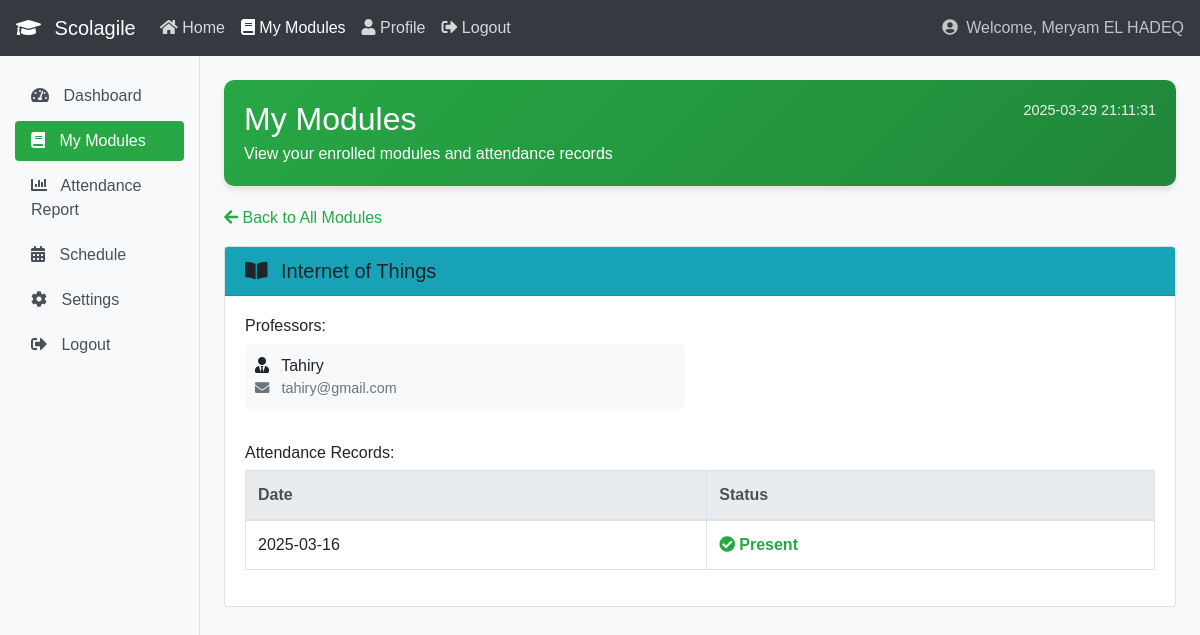
Screenshot of /student_modules.php?module_id=1 (signed in) with the database file from the repository.
### tables this page shows
CREATE TABLE `modules` (
  `id` int(11) NOT NULL AUTO_INCREMENT,
  `name` varchar(100) NOT NULL,
  `semester` varchar(10) DEFAULT NULL,
  `code` varchar(50) DEFAULT NULL,
  `description` text DEFAULT NULL,
  PRIMARY KEY (`id`)
);

CREATE TABLE `users` (
  `id` int(11) NOT NULL AUTO_INCREMENT,
  `name` varchar(100) NOT NULL,
  `rfid_tag` varchar(50) NOT NULL,
  `role` enum('student','professor','admin') NOT NULL,
  `email` varchar(100) NOT NULL,
  `password` varchar(255) NOT NULL,
  `last_login` datetime DEFAULT NULL,
  `field` varchar(100) DEFAULT NULL,
  `active` tinyint(1) NOT NULL DEFAULT 1,
  `created_at` timestamp NOT NULL DEFAULT current_timestamp(),
  PRIMARY KEY (`id`),
  UNIQUE KEY `rfid_tag` (`rfid_tag`),
  UNIQUE KEY `email` (`email`)
);

### student_modules.php (the view, shortened to what this page needs)
<?php
require_once "config.php";
$student_id = $_SESSION["id"];
$student_name = $_SESSION["name"];
$module_detail = null;
$attendance_records = [];
$module_professors = [];
if (isset($_GET['module_id']) && is_numeric($_GET['module_id'])) {
    $selected_module_id = $_GET['module_id'];
    $sql_module = "SELECT m.id, m.name FROM modules m
                   JOIN student_module sm ON m.id = sm.module_id
                   WHERE m.id = ? AND sm.student_id = ?";
    if ($stmt = $link->prepare($sql_module)) {
        $stmt->bind_param("ii", $selected_module_id, $student_id);
        if ($stmt->execute()) {
            $result = $stmt->get_result();
            $module_detail = $result->fetch_assoc();
        }
    }
    $sql_attendance = "SELECT DATE(ts.scan_time) as date,
                      CASE WHEN a.id IS NULL THEN 'absent' ELSE a.status END as status
                      FROM teacher_scans ts
                      LEFT JOIN attendance a ON ts.id = a.teacher_scan_id AND a.student_id = ?
                      WHERE ts.module_id = ?
                      GROUP BY DATE(ts.scan_time)
                      ORDER BY ts.scan_time DESC";
    if ($stmt = $link->prepare($sql_attendance)) {
        $stmt->bind_param("ii", $student_id, $selected_module_id);
        if ($stmt->execute()) {
            $result = $stmt->get_result();
            $attendance_records = $result->fetch_all(MYSQLI_ASSOC);
        }
    }
    $sql_professors = "SELECT u.name AS professor_name, u.email
                      FROM professor_module pm
                      JOIN users u ON pm.professor_id = u.id
                      WHERE pm.module_id = ?";
    if ($stmt = $link->prepare($sql_professors)) {
        $stmt->bind_param("i", $selected_module_id);
        if ($stmt->execute()) {
            $result = $stmt->get_result();
            $module_professors = $result->fetch_all(MYSQLI_ASSOC);
        }
    }
}
$currentDateTime = date('Y-m-d H:i:s');
?>
<!DOCTYPE html>
<html lang="en">
<head>
    <link href="https://maxcdn.bootstrapcdn.com/bootstrap/4.5.2/css/bootstrap.min.css" rel="stylesheet">
    <link href="https://cdnjs.cloudflare.com/ajax/libs/font-awesome/5.15.3/css/all.min.css" rel="stylesheet">
</head>
<body>
    <nav class="navbar navbar-expand-lg navbar-dark bg-dark">
        <a class="navbar-brand" href="#">
            <i class="fas fa-graduation-cap mr-2"></i>
            Scolagile
        </a>
        <div class="collapse navbar-collapse" id="navbarNav">
            <ul class="navbar-nav">
                <li class="nav-item">
                    <a class="nav-link" href="student_dashboard.php">
                        <i class="fas fa-home"></i> Home
                    </a>
                </li>
                <li class="nav-item active">
                    <a class="nav-link" href="#">
                        <i class="fas fa-book"></i> My Modules
                    </a>
                </li>
                <li class="nav-item">
                    <a class="nav-link" href="student_profile.php">
                        <i class="fas fa-user"></i> Profile
                    </a>
                </li>
                <li class="nav-item">
                    <a class="nav-link" href="logout.php">
                        <i class="fas fa-sign-out-alt"></i> Logout
                    </a>
                </li>
            </ul>
            <span class="navbar-text ml-auto">
                <i class="fas fa-user-circle mr-1"></i> Welcome, <?php echo htmlspecialchars($student_name); ?>
            </span>
        </div>
    </nav>
    <div class="container-fluid">
        <div class="row">
            <nav id="sidebar" class="col-md-2 d-none d-md-block sidebar">
                <div class="sidebar-sticky">
                    <ul class="nav flex-column">
                        <li class="nav-item">
                            <a class="nav-link" href="student_dashboard.php">
                                <i class="fas fa-tachometer-alt"></i>
                                Dashboard
                            </a>
                        </li>
                        <li class="nav-item">
                            <a class="nav-link active" href="#">
                                <i class="fas fa-book"></i>
                                My Modules
                            </a>
                        </li>
                        <li class="nav-item">
                            <a class="nav-link" href="student_attendance_report.php">
                                <i class="fas fa-chart-bar"></i>
                                Attendance Report
                            </a>
                        </li>
                        <li class="nav-item">
                            <a class="nav-link" href="student_schedule.php">
                                <i class="fas fa-calendar-alt"></i>
                                Schedule
                            </a>
                        </li>
                        <li class="nav-item">
                            <a class="nav-link" href="student_settings.php">
                                <i class="fas fa-cog"></i>
                                Settings
                            </a>
                        </li>
                        <li class="nav-item">
                            <a class="nav-link" href="logout.php">
                                <i class="fas fa-sign-out-alt"></i>
                                Logout
                            </a>
                        </li>
                    </ul>
                </div>
            </nav>
            <main role="main" class="col-md-10 ml-sm-auto col-lg-10 px-4 mt-4">
                <div class="welcome-banner">
                    <div class="row">
                        <div class="col-md-8">
                            <h1 class="h2 mb-1">My Modules</h1>
                            <p class="mb-0">View your enrolled modules and attendance records</p>
                        </div>
                        <div class="col-md-4 text-md-right">
                            <p class="datetime mb-0"><?php echo htmlspecialchars($currentDateTime); ?></p>
                        </div>
                    </div>
                </div>
                <?php if (isset($_GET['module_id']) && $module_detail): ?>
                    <div class="module-details">
                        <div class="mb-3">
                            <a href="student_modules.php" class="back-btn">
                                <i class="fas fa-arrow-left"></i> Back to All Modules
                            </a>
                        </div>
                        <div class="card">
                            <div class="card-header">
                                <div class="d-flex justify-content-between align-items-center">
                                    <h5 class="mb-0">
                                        <i class="fas fa-book-open mr-2"></i>
                                        <?php echo htmlspecialchars($module_detail['name']); ?>
                                    </h5>
                                </div>
                            </div>
                            <div class="card-body">
                                <h6>Professors:</h6>
                                <div class="row mb-4">
                                    <?php if (count($module_professors) > 0): ?>
                                        <?php foreach ($module_professors as $professor): ?>
                                            <div class="col-md-6">
                                                <div class="professor-item">
                                                    <div class="professor-name">
                                                        <i class="fas fa-user-tie mr-2"></i>
                                                        <?php echo htmlspecialchars($professor['professor_name']); ?>
                                                    </div>
                                                    <div class="professor-email">
                                                        <i class="fas fa-envelope mr-2"></i>
                                                        <?php echo htmlspecialchars($professor['email']); ?>
                                                    </div>
                                                </div>
                                            </div>
                                        <?php endforeach; ?>
                                    <?php else: ?>
                                        <div class="col-12">
                                            <div class="alert alert-info">No professors assigned to this module.</div>
                                        </div>
                                    <?php endif; ?>
                                </div>
                                <h6>Attendance Records:</h6>
                                <div class="table-responsive">
                                    <table class="table table-bordered">
                                        <thead class="thead-light">
                                            <tr>
                                                <th>Date</th>
                                                <th>Status</th>
                                            </tr>
                                        </thead>
                                        <tbody>
                                            <?php if (count($attendance_records) > 0): ?>
                                                <?php foreach ($attendance_records as $record): ?>
                                                    <tr>
                                                        <td><?php echo htmlspecialchars($record['date']); ?></td>
                                                        <td class="status-<?php echo $record['status']; ?>">
                                                            <?php
                                                            if ($record['status'] == 'present') {
                                                                echo '<i class="fas fa-check-circle mr-1"></i>';
                                                            } else if ($record['status'] == 'absent') {
                                                                echo '<i class="fas fa-times-circle mr-1"></i>';
                                                            } else {
                                                                echo '<i class="fas fa-exclamation-circle mr-1"></i>';
                                                            }
                                                            echo ucfirst($record['status']);
                                                            ?>
                                                        </td>
                                                    </tr>
                                                <?php endforeach; ?>
                                            <?php else: ?>
                                                <tr>
                                                    <td colspan="2" class="text-center">No attendance records found.</td>
                                                </tr>
                                            <?php endif; ?>
                                        </tbody>
                                    </table>
                                </div>
                            </div>
                        </div>
                    </div>
                <?php endif; ?>
            </main>
        </div>
    </div>
</body>
</html>

### student_modules.php (style rules this page uses)
body { font-family: 'Arial', sans-serif; background-color: #f8f9fa; }
.navbar { background-color: #343a40 !important; }
.navbar-dark .navbar-brand { color: #ffffff; }
.navbar-dark .navbar-nav .nav-link { color: rgba(255, 255, 255, 0.8); }
.navbar-dark .navbar-text { color: rgba(255, 255, 255, 0.7); }
.sidebar { height: calc(100vh - 56px); position: fixed; padding-top: 20px; background-color: #f8f9fa; border-right: 1px solid #dee2e6; }
.sidebar .nav-link { color: #495057; padding: 0.5rem 1rem; border-radius: 0.25rem; margin-bottom: 5px; }
.sidebar .nav-link.active { background-color: #28a745; color: white; }
.sidebar .nav-link i { margin-right: 10px; }
.welcome-banner { background: linear-gradient(135deg, #28a745, #20883a); color: white; border-radius: 10px; padding: 20px; margin-bottom: 20px; box-shadow: 0 4px 6px rgba(0, 0, 0, 0.1); }
.datetime { color: white; opacity: 0.9; font-size: 0.9rem; }
.status-present { color: #28a745; font-weight: bold; }
.module-details { margin-top: 20px; }
.module-details .card-header { background-color: #17a2b8; }
.professor-item { margin-bottom: 10px; padding: 10px; border-radius: 5px; background-color: #f8f9fa; }
.professor-name { font-weight: 500; }
.professor-email { font-size: 0.9rem; color: #6c757d; }
.back-btn { color: #28a745; }

### rows the page displays
modules: name "Internet of Things"
users: name "Tahiry", email "tahiry@gmail.com"

### other values shown
$student_name "Meryam EL HADEQ"
$record['date'] "2025-03-16"
$record['status'] "Present"
